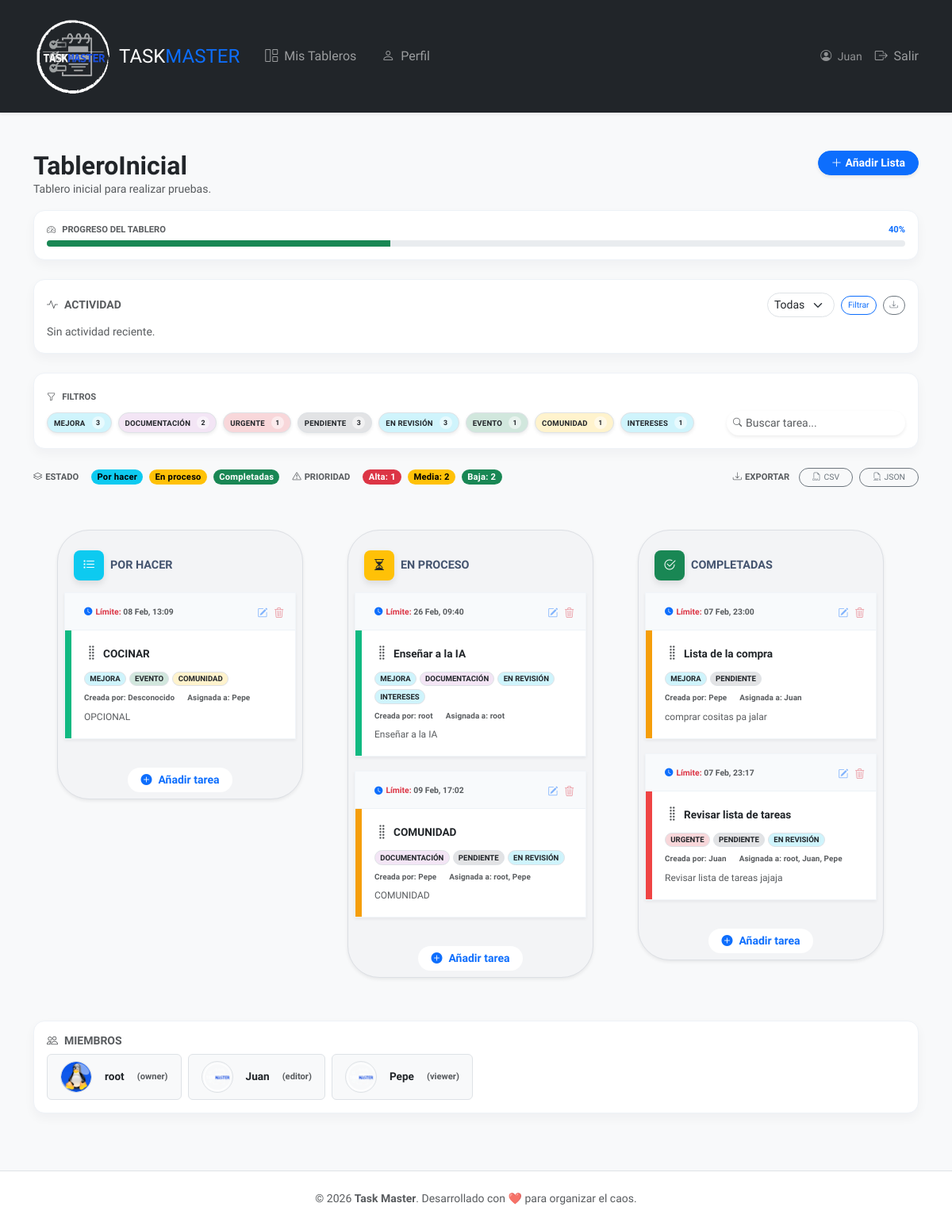
/boards/1/ (signed in), run on an earlier commit of the app's database.
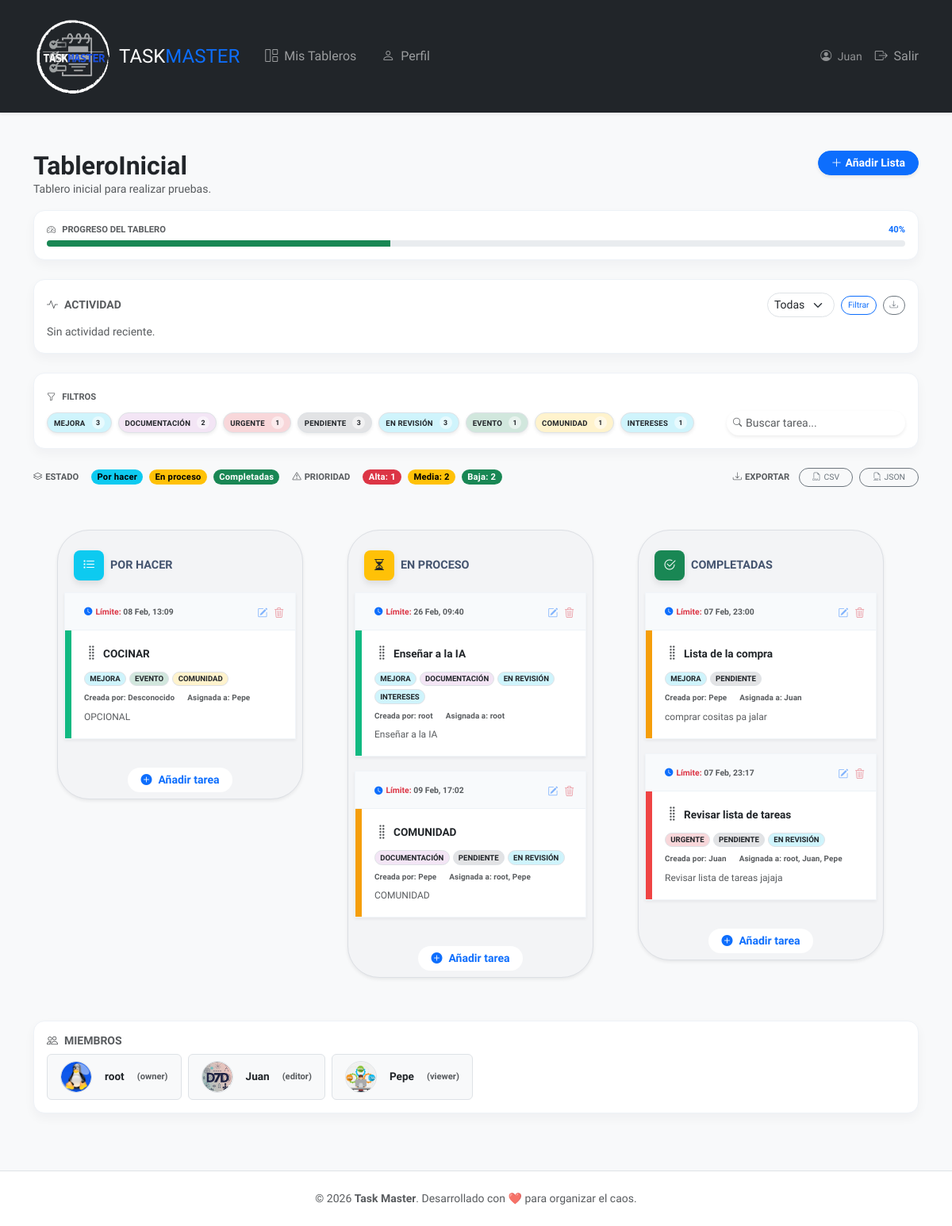
And on a later commit of the database.
### boards/models.py (models this page shows, shortened)
class BoardMembership(models.Model):
    ROLE_CHOICES = [
        ("owner", "Owner"),
        ("editor", "Editor"),
        ("viewer", "Viewer"),
    ]
    board = models.ForeignKey(Board, on_delete=models.CASCADE, related_name="memberships")
    user = models.ForeignKey(User, on_delete=models.CASCADE, related_name="board_memberships")
    role = models.CharField(max_length=10, choices=ROLE_CHOICES, default="viewer")
    created_at = models.DateTimeField(auto_now_add=True)
    class Meta:
        unique_together = ("board", "user")

class UserProfile(models.Model):
    user = models.OneToOneField(User, on_delete=models.CASCADE, related_name="profile")
    bio = models.TextField(blank=True)
    avatar = models.ImageField(upload_to="avatars/", blank=True, null=True)
    notify_task_assigned = models.BooleanField(default=True)
    notify_task_due = models.BooleanField(default=True)
    notify_task_status = models.BooleanField(default=True)
    pending_email = models.EmailField(blank=True, null=True)
    pending_email_token = models.CharField(max_length=255, blank=True, null=True)
    pending_email_created_at = models.DateTimeField(blank=True, null=True)
    notify_task_due = models.BooleanField(default=True)
    notify_task_status = models.BooleanField(default=True)
    def avatar_url(self):
        if self.avatar:
            return self.avatar.url
        return "/static/img/taskmaster.png"

### boards/views.py (the view)
# urls.py: path("<int:pk>/", views.BoardDetailView.as_view(), name="board_detail"),
class BoardDetailView(LoginRequiredMixin, DetailView):
    model = Board
    template_name = "boards/board_detail.html"
    context_object_name = "board"
    def get_object(self, queryset=None):
        board = super().get_object(queryset)
        if not BoardMembership.objects.filter(
            board=board, user=self.request.user
        ).exists():
            raise PermissionDenied
        return board
    def get_context_data(self, **kwargs):
        context = super().get_context_data(**kwargs)
        board = self.get_object()
        active_tag_id = self.request.GET.get("tag")
        tasks_queryset = Task.objects.all()
        if active_tag_id:
            tasks_queryset = tasks_queryset.filter(tags__id=active_tag_id)
            context["active_tag"] = get_object_or_404(Tag, id=active_tag_id)
        lists_with_filtered_tasks = board.lists.prefetch_related(
            Prefetch("tasks", queryset=tasks_queryset.order_by("position"))
        )
        all_tasks = Task.objects.filter(task_list__board=board)
        total_count = all_tasks.count()
        done_tasks = all_tasks.filter(
            Q(task_list__title__icontains="hecho")
            | Q(task_list__title__icontains="terminado")
            | Q(task_list__title__icontains="done")
            | Q(task_list__title__icontains="completa")
            | Q(task_list__title__icontains="finalizada")
        ).count()
        progress = int((done_tasks / total_count) * 100) if total_count > 0 else 0
        context["board_lists"] = lists_with_filtered_tasks
        context["progress"] = progress
        context["done_tasks"] = done_tasks
        context["total_tasks"] = (
            total_count  # Corregido: antes intentabas usar total_tasks sin definirlo
        )
        membership = BoardMembership.objects.filter(
            board=board, user=self.request.user
        ).first()
        context["user_role"] = membership.role if membership else None
        context["memberships"] = board.memberships.select_related("user").all()
        context["invites"] = board.invites.filter(accepted_at__isnull=True)
        activity_filter = self.request.GET.get("activity")
        activities_qs = board.activities.select_related("user")
        if activity_filter:
            activities_qs = activities_qs.filter(action=activity_filter)
        activity_page = self.request.GET.get("activity_page", 1)
        activity_paginator = Paginator(activities_qs, 10)
        activity_page_obj = activity_paginator.get_page(activity_page)
        context["activities"] = activity_page_obj
        context["activity_page_obj"] = activity_page_obj
        context["activity_filter"] = activity_filter
        context["activity_actions"] = (
            board.activities.values_list("action", flat=True).distinct()
        )
        context["board_tags"] = (
            Tag.objects.filter(tasks__task_list__board=board)
            .annotate(num_tasks=Count("tasks", filter=Q(tasks__task_list__board=board)))
            .distinct()
        )
        context["tags"] = Tag.objects.all()
        member_ids = board.memberships.values_list("user_id", flat=True)
        context["users"] = User.objects.filter(id__in=member_ids)
        return context

### templates/boards/board_detail.html (shortened to what the changed rows need)
{% extends "layout.html" %}
{% load static %}
{% block content %}
<div class="mb-4">
    <div class="d-flex justify-content-between align-items-start mb-2">
        <div>
            <h2 class="fw-bold text-dark mb-0">{{ board.title }}</h2>
        </div>
    </div>
</div>
<div class="section-box mt-4 mb-4">
    <div class="d-flex flex-wrap gap-2">
        {% for m in memberships %}
        <div class="badge bg-light text-dark border d-flex align-items-center gap-3 py-2 px-3" style="font-size: 0.85rem;">
            <img src="{{ m.user.profile.avatar_url }}" alt="Avatar de {{ m.user.username }}" class="rounded-circle object-fit-cover border" style="width: 40px; height: 40px;">
            <span class="fw-bold">{{ m.user.username }}</span>
            <span class="text-muted extra-small">({{ m.role }})</span>
        </div>
        {% endfor %}
    </div>
</div>
{% endblock %}

What changed in the data, as far as the page shows it:
changed through a linked row, BoardMembership "editor": user.profile.avatar_url: picture added in place of a placeholder
changed through a linked row, BoardMembership "viewer": user.profile.avatar_url: picture added in place of a placeholder
